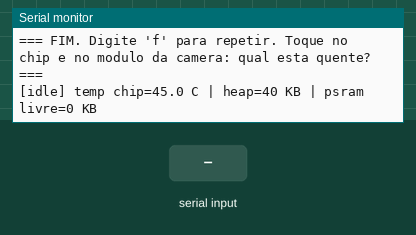
Simulated run of this program. Board: ESP32-S3. Shown: the last lines printed to the serial monitor. The inputs (shaded band) are chosen by the test bench. Storage starts empty; the camera gives no picture.

Above: at 12.3 s.
12.4 s: "s" received over Serial
At 13.5 s:
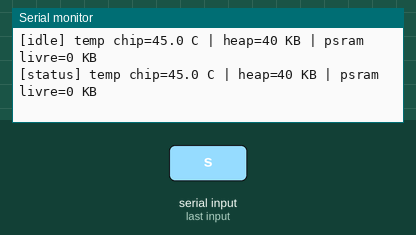
13.9 s: "f" received over Serial
At 15.9 s:
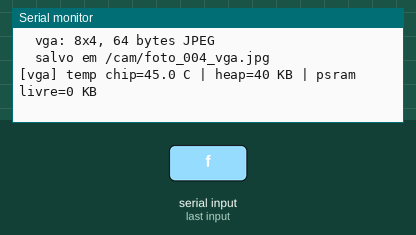

Measured:
- after the input at 12.4 s, the serial monitor: prints a new line at once (image 1)
- after the input at 13.9 s, the serial monitor: prints a new line at once (image 2)

The program:

main.cpp
```cpp
// main.cpp — ChocaIoT-Camera — Cam-2: teste do modulo DCX-OV5640-100MM + SD da placa
// Placa: ESP32-S3-WROOM-1 N16R8 CAM (slot microSD na propria placa)
//
// O que este teste faz (tudo com GUARDA TERMICA -- a 1a unidade aqueceu forte):
//   1. Mostra PSRAM e temperatura interna do chip (idle, antes de ligar a camera)
//   2. Monta o SD (SD_MMC, modo 1-bit: CLK=39, CMD=38, D0=40 -- pinos "~ SD Card" da serigrafia)
//   3. Inicia a OV5640 (JPEG) e descarta 2 quadros de aquecimento do AGC/AEC
//   4. Tira fotos em VGA, XGA e UXGA, salva em /cam/*.jpg e imprime tamanho + temperatura
//   5. Se a temperatura do chip passar de TEMP_LIMITE_C, desliga a camera e PARA (nao insiste)
//
// Serial: 115200 na porta USB-UART (CH343). Digite 'f' para repetir o teste, 's' so p/ status.
// NAO usar -DARDUINO_USB_CDC_ON_BOOT=1 (desvia o Serial pra porta OTG).

#include <Arduino.h>
#include "esp_camera.h"
#include "FS.h"
#include "SD_MMC.h"
#include "camera_pins.h"

// Pinos do SD desta placa (confirmados pela serigrafia "~ : SD Card" nos GPIO 38/39/40)
#define SD_CLK_PIN 39
#define SD_CMD_PIN 38
#define SD_D0_PIN  40

#define TEMP_LIMITE_C 75.0f     // temperatura interna do chip: acima disso o teste e abortado
bool camOK = false, sdOK = false, abortado = false;
int contadorFoto = 0;

float tempChip() { return temperatureRead(); }

void relatorioStatus(const char* momento) {
  Serial.printf("[%s] temp chip=%.1f C | heap=%u KB | psram livre=%u KB\n",
                momento, tempChip(), ESP.getFreeHeap() / 1024, ESP.getFreePsram() / 1024);
}

bool guardaTermica() {
  if (tempChip() > TEMP_LIMITE_C) {
    Serial.printf("!!! TEMPERATURA %.1f C > %.0f C -- DESLIGANDO A CAMERA E ABORTANDO O TESTE !!!\n", tempChip(), TEMP_LIMITE_C);
    Serial.println("Desconecte o USB e deixe esfriar. Verifique o cabo FPC (orientacao/trava) antes de tentar de novo.");
    if (camOK) { esp_camera_deinit(); camOK = false; }
    abortado = true;
    return true;
  }
  return false;
}

bool initSD() {
  SD_MMC.setPins(SD_CLK_PIN, SD_CMD_PIN, SD_D0_PIN);
  if (!SD_MMC.begin("/sdcard", true /* modo 1-bit */)) {
    Serial.println("SD: FALHA ao montar. Cartao em FAT32? Inserido ate o clique? (o ESP32 nao le exFAT)");
    return false;
  }
  uint8_t tipo = SD_MMC.cardType();
  if (tipo == CARD_NONE) { Serial.println("SD: nenhum cartao detectado."); return false; }
  Serial.printf("SD OK: tipo=%s, %llu MB total, %llu MB usados\n",
                tipo == CARD_MMC ? "MMC" : tipo == CARD_SD ? "SDSC" : tipo == CARD_SDHC ? "SDHC" : "?",
                SD_MMC.cardSize() / (1024ULL * 1024ULL), SD_MMC.usedBytes() / (1024ULL * 1024ULL));
  if (!SD_MMC.exists("/cam")) SD_MMC.mkdir("/cam");
  return true;
}

bool initCamera(framesize_t fs, int xclkMHz, int fbCount, camera_grab_mode_t grab) {
  camera_config_t config = {};
  config.ledc_channel = LEDC_CHANNEL_0;
  config.ledc_timer   = LEDC_TIMER_0;
  config.pin_d0 = Y2_GPIO_NUM; config.pin_d1 = Y3_GPIO_NUM; config.pin_d2 = Y4_GPIO_NUM; config.pin_d3 = Y5_GPIO_NUM;
  config.pin_d4 = Y6_GPIO_NUM; config.pin_d5 = Y7_GPIO_NUM; config.pin_d6 = Y8_GPIO_NUM; config.pin_d7 = Y9_GPIO_NUM;
  config.pin_xclk = XCLK_GPIO_NUM; config.pin_pclk = PCLK_GPIO_NUM;
  config.pin_vsync = VSYNC_GPIO_NUM; config.pin_href = HREF_GPIO_NUM;
  config.pin_sccb_sda = SIOD_GPIO_NUM; config.pin_sccb_scl = SIOC_GPIO_NUM;
  config.pin_pwdn = PWDN_GPIO_NUM; config.pin_reset = RESET_GPIO_NUM;
  config.xclk_freq_hz = xclkMHz * 1000000;
  config.pixel_format = PIXFORMAT_JPEG;
  config.frame_size   = fs;               // Cam-2b: o tamanho e definido NA INICIALIZACAO (como no Cam-1, que funcionava)
  config.jpeg_quality = 12;
  config.fb_count     = fbCount;
  config.fb_location  = CAMERA_FB_IN_PSRAM;
  config.grab_mode    = grab;

  esp_err_t err = esp_camera_init(&config);
  if (err != ESP_OK) {
    Serial.printf("CAMERA: FALHA ao iniciar (0x%x). 0x105=sensor nao respondeu (SCCB): cabo FPC/trava/orientacao.\n", err);
    return false;
  }
  sensor_t* s = esp_camera_sensor_get();
  if (s) {
    Serial.printf("CAMERA OK: sensor PID=0x%04x (OV5640 = 0x5640), xclk=%d MHz\n", s->id.PID, xclkMHz);
    s->set_vflip(s, 1);   // muitos clones montam invertido -- confira a 1a foto
  }
  camOK = true;
  return true;
}
void desligaCamera() { if (camOK) { esp_camera_deinit(); camOK = false; } }

// Tenta capturar (ate 3 quadros; os 2 primeiros aquecem AEC/AGC). true = salvou/mediu.
bool capturaEsalva(const char* nome) {
  camera_fb_t* fb = nullptr;
  for (int i = 0; i < 4; i++) {
    unsigned long t0 = millis();
    fb = esp_camera_fb_get();
    if (fb) { if (i < 2) { esp_camera_fb_return(fb); fb = nullptr; delay(100); continue; } break; }
    Serial.printf("    quadro %d: fb_get falhou apos %lu ms\n", i, millis() - t0);
  }
  if (!fb) return false;
  Serial.printf("  %s: %dx%d, %u bytes JPEG\n", nome, fb->width, fb->height, (unsigned)fb->len);
  if (sdOK) {
    char path[40]; snprintf(path, sizeof(path), "/cam/foto_%03d_%s.jpg", ++contadorFoto, nome);
    File f = SD_MMC.open(path, FILE_WRITE);
    if (f) { f.write(fb->buf, fb->len); f.close(); Serial.printf("  salvo em %s\n", path); }
    else Serial.printf("  ERRO ao gravar %s\n", path);
  }
  esp_camera_fb_return(fb);
  return true;
}

// Para cada tamanho: reinicia a camera nesse tamanho; se nao capturar com XCLK de 20 MHz,
// tenta com 10 MHz (falha so no clock alto = sinal/cabo/alimentacao no limite).
void rodarTeste() {
  if (abortado) { Serial.println("Teste abortado por temperatura -- reinicie a placa depois de esfriar."); return; }
  Serial.println("\n=== TESTE DE CAMERA ===");
  relatorioStatus("inicio");
  const struct { framesize_t t; const char* n; } passos[] = { {FRAMESIZE_VGA,"vga"}, {FRAMESIZE_XGA,"xga"}, {FRAMESIZE_UXGA,"uxga"} };
  for (auto& p : passos) {
    bool ok = false;
    for (int xclk : {20, 10}) {
      if (guardaTermica()) return;
      desligaCamera();
      Serial.printf("-- %s @ XCLK %d MHz --\n", p.n, xclk);
      if (!initCamera(p.t, xclk, 2, CAMERA_GRAB_LATEST)) continue;
      delay(500);
      if (capturaEsalva(p.n)) { ok = true; break; }
      Serial.printf("  %s @ %d MHz: SEM QUADRO\n", p.n, xclk);
    }
    relatorioStatus(p.n);
    if (!ok) Serial.printf("  >>> %s falhou nos dois clocks\n", p.n);
    delay(1000);
  }
  desligaCamera();
  Serial.println("=== FIM. Digite 'f' para repetir. Toque no chip e no modulo da camera: qual esta quente? ===");
}

void setup() {
  Serial.begin(115200);
  delay(1500);
  esp_log_level_set("*", ESP_LOG_INFO);          // mostra os erros internos da camera (cam_hal: FB-OVF, timeout etc.)
  esp_log_level_set("cam_hal", ESP_LOG_VERBOSE);
  Serial.println("\n=========================================");
  Serial.println("  ChocaIoT-Camera - Cam-2: OV5640 + SD   ");
  Serial.println("=========================================");
  Serial.printf("PSRAM: %s (%u KB livres)\n", psramFound() ? "OK" : "NAO ENCONTRADA", ESP.getFreePsram() / 1024);
  relatorioStatus("boot (camera desligada)");
  sdOK = initSD();
  Serial.println("Teste inicia em 3 s...");
  delay(3000);
  rodarTeste();
}

void loop() {
  static unsigned long ultimoStatus = 0;
  if (Serial.available()) {
    char c = Serial.read();
    if (c == 'f') rodarTeste();
    else if (c == 's') relatorioStatus("status");
  }
  if (millis() - ultimoStatus > 10000) {   // monitora o calor mesmo parado, com a camera ligada
    ultimoStatus = millis();
    relatorioStatus("idle");
    guardaTermica();
  }
  delay(20);
}
```

camera_pins.h
```cpp
// camera_pins.h — ChocaIoT-Camera
// Placa: ESP32-S3-WROOM-1 N16R8 CAM + OV5640
//
// ⚠️ STATUS: pinout de alta confiança, mas NÃO confirmado fisicamente
// nesta placa específica.
//
// Fonte: dois registros independentes (issue do repositório oficial
// arduino-esp32 da Espressif + thread do fórum oficial Arduino), ambos
// tratando explicitamente de placas "ESP32-S3-N16R8 CAM", com os
// MESMOS 15 valores de pino. Não é coincidência — esse conjunto de
// valores não teria motivo pra bater em duas fontes diferentes por
// acaso, então isso deve ser o design de referência que os fabricantes
// desses clones replicam.
//
// Reforço de confiança: nenhum destes pinos colide com os GPIOs
// restritos do ESP32-S3 (35-37 = PSRAM Octal, 19-20 = USB nativo) —
// se fosse um pinout inventado/errado, essa coincidência favorável
// seria improvável.
//
// Ainda assim: se o primeiro teste de captura falhar, o próximo passo
// é confirmar esses pinos com multímetro (continuidade) traçando o
// FPC da câmera até os pads de solda correspondentes na placa.

#pragma once

#define PWDN_GPIO_NUM   -1   // não usado nesta placa
#define RESET_GPIO_NUM  -1   // não usado nesta placa

#define XCLK_GPIO_NUM   15
#define SIOD_GPIO_NUM    4   // I2C SDA (configuração do sensor OV5640)
#define SIOC_GPIO_NUM    5   // I2C SCL (configuração do sensor OV5640)

#define Y9_GPIO_NUM     16   // D7
#define Y8_GPIO_NUM     17   // D6
#define Y7_GPIO_NUM     18   // D5
#define Y6_GPIO_NUM     12   // D4
#define Y5_GPIO_NUM     10   // D3
#define Y4_GPIO_NUM      8   // D2
#define Y3_GPIO_NUM      9   // D1
#define Y2_GPIO_NUM     11   // D0

#define VSYNC_GPIO_NUM   6
#define HREF_GPIO_NUM    7
#define PCLK_GPIO_NUM   13
```
